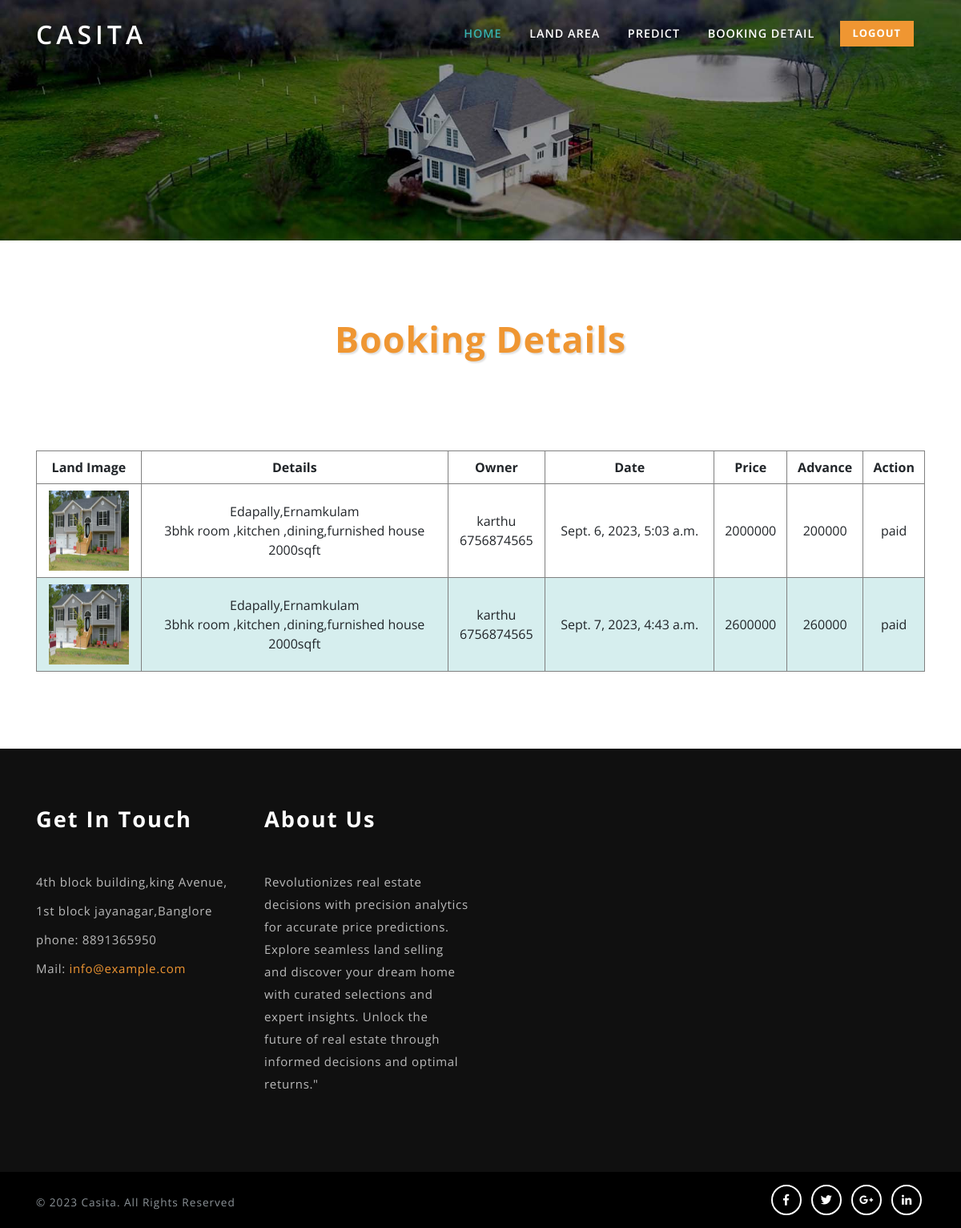
/bookingdetail/ (signed in), run on the app's committed database.
### realestateapp/models.py (models this page shows)
class Booking(models.Model):
    user=models.ForeignKey(User,on_delete=models.CASCADE,null=True)
    land=models.ForeignKey(Landarea,on_delete=models.CASCADE,null=True)
    date=models.DateTimeField(auto_now_add=True)
    price=models.IntegerField(null=True)
    advance=models.IntegerField(null=True)
    status=models.CharField(max_length=40,null=True,default='Booked')

class Landarea(models.Model):
    location=models.TextField(null=True)
    image=models.ImageField(upload_to="uploadImage",max_length=None,null=True)
    sqft=models.CharField(max_length=10,null=True)
    price=models.IntegerField(null=True)
    description=models.TextField(null=True)
    status=models.CharField(max_length=40,null=True,default='Available')
    date=models.DateTimeField(auto_now_add=True)
    owner=models.ForeignKey(Landowner,on_delete=models.CASCADE,null=True)

class Landowner(models.Model):
    name=models.CharField(max_length=40,null=True)
    address=models.CharField(max_length=40,null=True)
    email=models.CharField(max_length=40,null=True)
    phone=models.CharField(max_length=40,null=True)
    license_no=models.CharField(max_length=40,null=True)
    user=models.ForeignKey(Login,on_delete=models.CASCADE,null=True)

### realestateapp/views.py (the view)
# urls.py: path('bookingdetail/',views.viewbooking),
def viewbooking(request):
    uid=request.session['uid']
    qy=Booking.objects.filter(user__user=uid)
    return render(request,'User/bookland.html',{'qy':qy})

### Template/User/bookland.html (shortened to what this page needs)
{% extends 'User/userHome.html' %}
{% load static %}
{% block header %}
<section class="banner-bottom py-lg-5 py-md-5 py-3">
    <div class="container">
        <div class="inner-sec py-lg-5 py-3">
            <h3 class="tittle text-center mb-md-5 mb-4">Booking Details</h3>
            <div class="contact_grid_right">
                    <table border="1">
                      <thead>
                          <tr>
                            <th scope="col">Land Image</th>
                            <th scope="col">Details</th>
                            <th scope="col">Owner</th>
                            <th scope="col">Date</th>
                            <th scope="col">Price</th>
                            <th scope="col">Advance</th>
                            <th scope="col">Action</th>
                          </tr>
                        </thead>
                        <tbody id="tableBody">
                            {% for d in qy %}
                          <tr>
                            <th><img src="../static/media/{{d.land.image}}"></th>
                            <td>{{d.land.location}}<br>{{d.land.description}}<br>{{d.land.sqft}}</td>
                            <td>{{d.land.owner.name}}<br>{{d.land.owner.phone}}</td>
                            <td>{{d.date}}</td>
                            <td>{{d.price}}</td>
                            <td>{{d.advance}}</td>
                            {% if d.status == 'Booked' %}
                            <td>
                                {{d.status}}
                                <a type="button" class="btn btn-danger" href="\cancel?id={{d.id}}">Cancel</a>
                            </td>
                            {% elif d.status == 'Approved' %}
                            <td>
                                <a type="button" class="btn btn-success" href="\pay?id={{d.id}}">Pay</a>
                                <a type="button" class="btn btn-danger" href="\cancel?id={{d.id}}">Cancel</a>
                            </td>
                            {% else %}
                            <td>
                                {{d.status}}
                            </td>
                            {% endif %}
                          </tr>
                          {% endfor %}
                        </tbody>
                      </table>
            </div>
        </div>
    </div>
</section>
{% endblock %}

### Template/User/userHome.html (shortened to what this page needs)
{% load static %}
<!DOCTYPE html>
<html lang="zxx">
<head>
    <link href="{% static 'css/bootstrap.css' %}" rel='stylesheet' type='text/css' />
    <link href="{% static 'css/style.css' %}" rel='stylesheet' type='text/css' />
	 <link href="{% static 'css/contact.css' %}" rel='stylesheet' type='text/css' />
    <link href="{% static 'css/fontawesome-all.css' %}" rel="stylesheet">
</head>
<body>
    <section class="mian-content-1">
            <div class="header-top">
				<div class="container">
					<header class="mainheader py-3">
						<nav class="navbar navbar-expand-lg navbar-light bg-light RWDpagescrollfix">
							<h1><a class="navbar-brand" href="">Casita</a></h1>
							<div class="collapse navbar-collapse navbar-toggle justify-content-end" id="navbarNavAltMarkup">
								<ul class="navbar-nav">
									<li class="nav-item active">
									<a class="nav-link text-uppercase" href="\userHome">Home</a></li>
									<li><a class="nav-link text-uppercase" href="\viewland_user">Land Area</a></li>
                                    <li><a class="nav-link text-uppercase" href="\houseprice_predict">Predict</a></li>
									<li> <a class="nav-link text-uppercase" href="\bookingdetail">Booking Detail</a></li>
								</ul>
								<div class="top-info text-left">
									<ul>
										<li class="number-phone"><a class="nav-link request text-uppercase font-weight-bold" href="\login" >Logout</a></li>
									</ul>
								</div>
							</div>
						</nav>
					</header>
				</div>
            </div>
    </section>
    {% block header %}{% endblock %}
    <footer class="newsletter_right pymd-5 py-4" id="footer">
        <div class="container">
            <div class="inner-sec py-md-5 py-3">
                <div class="row mb-md-4 mb-md-3">
					<div class="col-lg-3 col-md-6 social-info text-left">
                       <h3 class="tittle1 foot mb-md-5 mb-4 text-white">Get in touch</h3>
						<p> 4th block building,king Avenue, </p>
						<p class="my-2"> 1st block jayanagar,Banglore</p>
						<p class="phone">phone: 8891365950</p>
						<p class="phone">Mail:
							<a href="">info@example.com</a>
						</p>
                    </div>
					<div class="col-lg-3 col-md-6 social-info text-left">
					 <h3 class="tittle1 foot mb-md-5 mb-4 text-white">About Us</h3>
                       <p>Revolutionizes real estate decisions with precision analytics for accurate price predictions. Explore seamless land selling and discover your dream home with curated
                        selections and expert insights. Unlock the future of real estate through informed decisions and optimal returns."</p>
                    </div>
                    <div class="col-lg-6 col-md-12 n-right tex-left">
                    </div>
                </div>
            </div>
        </div>
    </footer>
	<div class="copyright py-3">
		<div class="container">
			<div class="row">
				<div class="col-md-8">
					<p class="copy-right mt-2">© 2023 Casita. All Rights Reserved
					</p>
				</div>
				<div class="col-md-4">
					<ul class="social-icons scial justify-content-end">
						<li class="mr-1"><a href=""><span class="fab fa-facebook-f"></span></a></li>
						<li class="mx-1"><a href=""><span class="fab fa-twitter"></span></a></li>
						<li class="mx-1"><a href=""><span class="fab fa-google-plus-g"></span></a></li>
						<li class="mx-1"><a href=""><span class="fab fa-linkedin-in"></span></a></li>
					</ul>
				</div>
			</div>
		</div>
	</div>
</body>
</html>

### static/css/style.css (style rules this page uses)
html, body { margin: 0; font-size: 100%; font-family: 'Open Sans', sans-serif; background: #fff; }
body a { text-decoration: none; transition: 0.5s all; -webkit-transition: 0.5s all; -moz-transition: 0.5s all; -o-transition: 0.5s all; -ms-transition: 0.5s all; font-family: 'Open Sans', sans-serif; }
h1, h2, h3, h4, h5, h6 { margin: 0; font-family: 'Open Sans', sans-serif; letter-spacing: 1px; font-weight: 700; }
p { margin: 0; font-size: 0.85em; color: #8c9398; line-height: 2em; letter-spacing: 1px; }
ul { margin: 0; padding: 0; }
header.mainheader { display: -webkit-box; display: -ms-flexbox; display: flex; -ms-flex-wrap: wrap; flex-wrap: wrap; }
.navbar { padding: 0em 0em; background: transparent !important; flex-basis: 100%; -webkit-flex-basis: 100% }
h1 a.navbar-brand { font-size: 0.8em; text-transform: uppercase; font-weight: 600; letter-spacing: 5px; color: #fff; }
.navbar-light .navbar-brand { color: #fff; font-family: 'Open Sans', sans-serif; }
.navbar-light .navbar-nav .nav-link { padding: 0.3em 1.2em; color: #ffffff; background: transparent; font-size: 0.9em; letter-spacing: 1px; text-transform: capitalize; font-weight: 600; }
.navbar-light .navbar-nav .show > .nav-link, .navbar-light .navbar-nav .active > .nav-link, .navbar-light .navbar-nav .nav-link.show, .navbar-light .navbar-nav .nav-link.active, .navbar-light .navbar-nav .nav-link:hover, .navbar-light .navbar-nav .nav-link:focus { background: transparent; color: #36b1af; }
a.nav-link.request { padding: 0.5em 1.2em; color: #ffffff; background: transparent; font-size: 0.9em; letter-spacing: 1px; font-weight: 600; background: #ef9632; }
li.nav-item.active { color: #03cce6; }
.top-info ul li { list-style: none; display: inline-block; margin: 0 1em; color: #ffffff; letter-spacing: 1px; font-size: 0.9em; vertical-align: top; }
.mian-content-1 { background: url(../images/bg.jpg); background-size: cover; background-position: center; min-height:300px; }
h3.tittle { text-shadow: 2px 2px 2px rgba(41, 41, 41, 0.15); font-size: 3em; color: #ef9632; font-weight: 700; }
.newsletter_right { background: #101010; }
h3.tittle1 { font-size: 1.7em; letter-spacing: 2px; text-transform: capitalize; }
.social-info p { color: #bbbbbb; line-height: 28px; font-size: 15px; letter-spacing: .7px; }
.social-info a { color: #ef9632; }
ul.social-icons li { list-style: none; display: inline-block; }
ul.social-icons li a { display: block; color: #fff; text-decoration: none; font-size: 14px; width: 38px; height: 38px; border-radius: 50%; line-height: 34px; background: transparent; border: 2px solid #fff; text-align: center; }
.copyright { background: #000; }
ul.scial { text-align: right; }
@media (max-width:1280px) { h3.tittle { font-size: 2.8em; } }

### static/css/contact.css (style rules this page uses)
body a { text-decoration: none; transition: 0.5s all; -webkit-transition: 0.5s all; -moz-transition: 0.5s all; -o-transition: 0.5s all; -ms-transition: 0.5s all; }
.contact_grid_right { padding-top:4em; }
.contact_grid_right { width: 100%; }

### Template/User/bookland.html (style rules this page uses)
table { border-collapse: collapse; width: 100%; }
th, td { text-align: center; padding: 8px; }
tr:nth-child(even) { background-color: #D6EEEE; }
img { width: 100px; height: 100px; }

### data on the page
Booking: land.image (picture), land.location "Edapally,Ernamkulam", land.description "3bhk room ,kitchen ,dining,furnished house", land.sqft "2000sqft", land.owner.name "karthu", land.owner.phone "6756874565", date "Sept. 6, 2023, 5:03 a.m.", price "2000000", advance "200000", status "paid"
Booking: land.image (picture), land.location "Edapally,Ernamkulam", land.description "3bhk room ,kitchen ,dining,furnished house", land.sqft "2000sqft", land.owner.name "karthu", land.owner.phone "6756874565", date "Sept. 7, 2023, 4:43 a.m.", price "2600000", advance "260000", status "paid"
